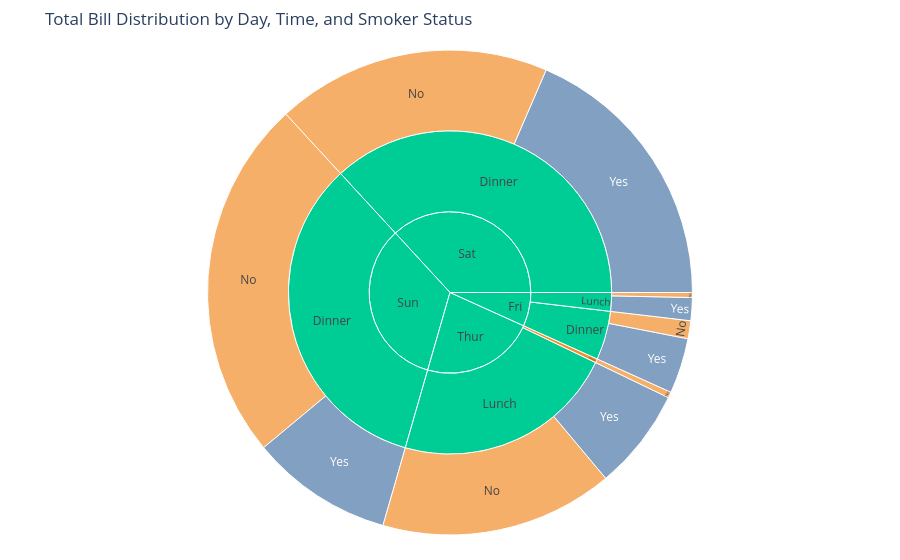

Notebook code for this chart:
### Markdown cell above
## Task 2 — Sunburst: tipping behaviour by day and meal time

**What to build:** A sunburst chart using the built-in `tips` dataset showing how **total bill amount** is distributed across day → time → smoker status.

**Requirements:**
- Load tips with `px.data.tips()`
- Aggregate **total bill** (sum of `total_bill`) per group — not count
- Hierarchy: `path=['day', 'time', 'smoker']`
- Colour encodes smoker status with a CVD-safe blue/orange palette
- Grey out parent nodes (day and time level)
- Use `percent parent` for text labels
- Insight title describing where the most spending happens

> 💡 `tips.groupby(['day', 'time', 'smoker'])['total_bill'].sum().reset_index()`

### Code cell
# Task 2
# YOUR CODE HERE
# Load dataset
Tips = px.data.tips()

# Aggregate total bill
sunburst_df = (
    Tips.groupby(['day', 'time', 'smoker'], as_index=False)['total_bill']
    .sum()
)

# Create sunburst chart
fig = px.sunburst(
    sunburst_df,
    path=['day', 'time', 'smoker'],
    values='total_bill',
    color='smoker',
    color_discrete_map={
        'Yes': '#4E79A7',
        'No': '#F28E2B'
    },
    title='Total Bill Distribution by Day, Time, and Smoker Status'
)

# Grey out parent nodes
fig.update_traces(
    root_color='lightgrey'
)
fig.update_layout(
    margin=dict(t=50, l=25, r=25, b=25)
)

fig.show()

### Figure 1 — Plotly figure (JSON) as saved in the notebook; plotly's stock layout.template omitted (floating-point values rounded to 4 significant figures)
{"data": [{"branchvalues": "total", "customdata": [["(?)"], ["(?)"], ["(?)"], ["(?)"], ["(?)"], ["(?)"], ["(?)"], ["(?)"], ["(?)"], ["No"], ["No"], ["No"], ["No"], ["No"], ["No"], ["No"], ["Yes"], ["Yes"], ["Yes"], ["Yes"], ["Yes"]], "domain": {"x": [0, 1], "y": [0, 1]}, "hovertemplate": "labels=%{label}<br>total_bill=%{value}<br>parent=%{parent}<br>id=%{id}<br>smoker=%{customdata[0]}<extra></extra>", "ids": ["Thur", "Sat", "Fri", "Thur/Lunch", "Sun/Dinner", "Sat/Dinner", "Fri/Lunch", "Fri/Dinner", "Sun", "Thur/Dinner", "Fri/Dinner/No", "Thur/Dinner/No", "Sun/Dinner/No", "Sat/Dinner/No", "Fri/Lunch/No", "Thur/Lunch/No", "Sun/Dinner/Yes", "Sat/Dinner/Yes", "Fri/Lunch/Yes", "Fri/Dinner/Yes", "Thur/Lunch/Yes"], "labels": ["Thur", "Sat", "Fri", "Lunch", "Dinner", "Dinner", "Lunch", "Dinner", "Sun", "Dinner", "No", "No", "No", "No", "No", "No", "Yes", "Yes", "Yes", "Yes", "Yes"], "marker": {"colors": ["#00cc96", "#00cc96", "#00cc96", "#00cc96", "#00cc96", "#00cc96", "#00cc96", "#00cc96", "#00cc96", "#F28E2B", "#F28E2B", "#F28E2B", "#F28E2B", "#F28E2B", "#F28E2B", "#F28E2B", "#4E79A7", "#4E79A7", "#4E79A7", "#4E79A7", "#4E79A7"]}, "name": "", "parents": ["", "", "", "Thur", "Sun", "Sat", "Fri", "Fri", "", "Thur", "Fri/Dinner", "Thur/Dinner", "Sun/Dinner", "Sat/Dinner", "Fri/Lunch", "Thur/Lunch", "Sun/Dinner", "Sat/Dinner", "Fri/Lunch", "Fri/Dinner", "Thur/Lunch"], "root": {"color": "lightgrey"}, "type": "sunburst", "values": [1096.0, 1778.0, 325.9, 1078.0, 1627.0, 1778.0, 89.92, 236.0, 1627.0, 18.78, 57.7, 18.78, 1169.0, 884.8, 15.98, 751.3, 458.3, 893.6, 73.94, 178.3, 326.2]}], "layout": {"legend": {"tracegroupgap": 0}, "margin": {"b": 25, "l": 25, "r": 25, "t": 50}, "title": {"text": "Total Bill Distribution by Day, Time, and Smoker Status"}}}
